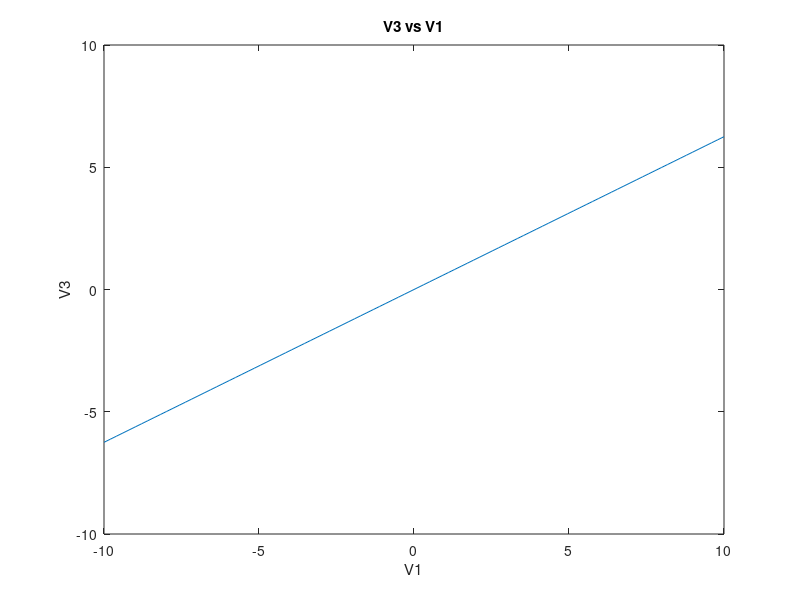
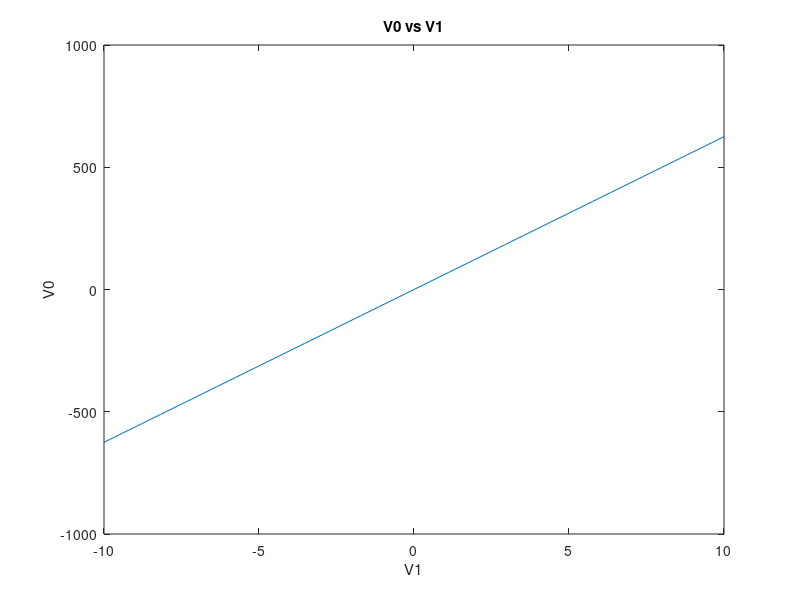
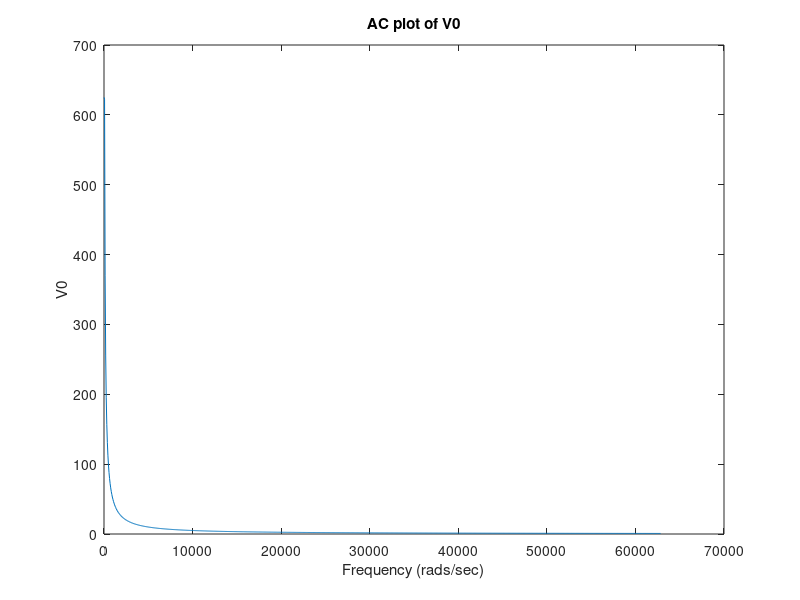
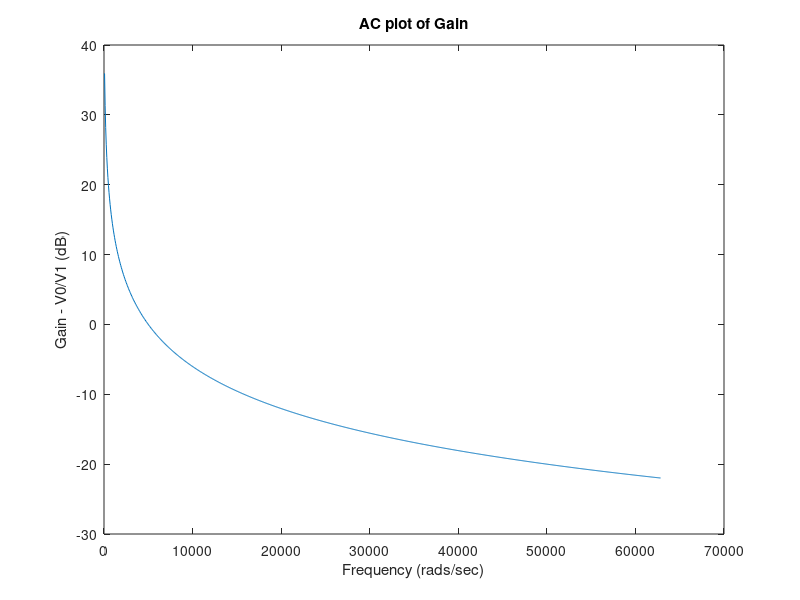

Here is the MATLAB script that generated these plots, in order:
clearvars;
clear;
clear all;
close all;
clc;

%A
G = zeros(8,8); 
C = zeros(8,8); 
b = zeros(8,1); 
R1 =1;
R2 = 2;
c = 0.25;
R3=10;
L=0.2;
alpha = 100;
R4=0.1;
R0 = 1000;

G(1,1) = 1/R1;
G(2,1) = -1/R1;
G(1,2) = -1/R1;
G(2,2) = 1/R1+1/R2;
G(3,3) = 1/R3;
G(4,4)=1/R4;
G(5,5)=1/R0+1/R4;
G(4,5)=-1/R4;
G(5,4)=-1/R4;
G(1,6)=1;
G(6,1)=1;
G(7,2)=1;
G(2,7)=1;
G(3,7)=-1;
G(7,3)=-1;
G(8,3)=-alpha;
G(8,4)=1;
G(4,8)=1;

C(1,1)=c;
C(2,2)=c;
C(1,2)=-c;
C(2,1)=-c;
C(7,7)=-L;

%B: DC Case
inputV = linspace(-10,10,100);
v3 = zeros(length(inputV),1);
v0 = zeros(length(inputV),1);
for count = 1:length(inputV)
    b(6)=inputV(count);
    X=G\b;
    v3(count) = X(3);
    v0(count) = X(5);
end

figure(1)
plot(inputV,v3);
xlabel('V1')
ylabel('V3')
title('V3 vs V1')

figure(2)
plot(inputV,v0);
xlabel('V1')
ylabel('V0')
title('V0 vs V1')

% C: AC Case, Plot frequency
f = linspace(0, 10000, 1000);
v0 = zeros(length(f),1);
gainDB=zeros(length(f),1);
for count=1:length(f)
    X=[];
    s = 1i*2*pi*f(count);
    X=inv((G+((s).*C)))*b; 
    v0(count) = abs(X(5));   
    
    gainDB(count) = 20*log10(abs(X(5))/abs(X(1)));
end

figure(3)
plot(2*pi*f,v0);
xlabel('Frequency (rads/sec)')
ylabel('V0')
title('AC plot of V0')

figure(4)
plot(2*pi*f, gainDB);
xlabel('Frequency (rads/sec)')
ylabel('Gain - V0/V1 (dB)')
title('AC plot of Gain');

% D
v0 = zeros(length(f),1);
gainDB=zeros(length(f),1);
for count=1:length(gainDB)
    X=[];
    perturbation = randn()*0.05;
    C(1,1)=c*perturbation;
    C(2,2)=c*perturbation;
    C(1,2)=-c*perturbation;
    C(2,1)=-c*perturbation;

    s = 1i*2*pi*1;
    X=inv((G+((s).*C)))*b; 
    v0(count) = abs(X(5));   
    gainDB(count) = 20*log10(abs(X(5))/abs(X(1)));
end
figure;
hist(gainDB,80);
xlabel('Gain (dB)')
ylabel('Count')
title('Histogram of Gain with Perturbations on C')
